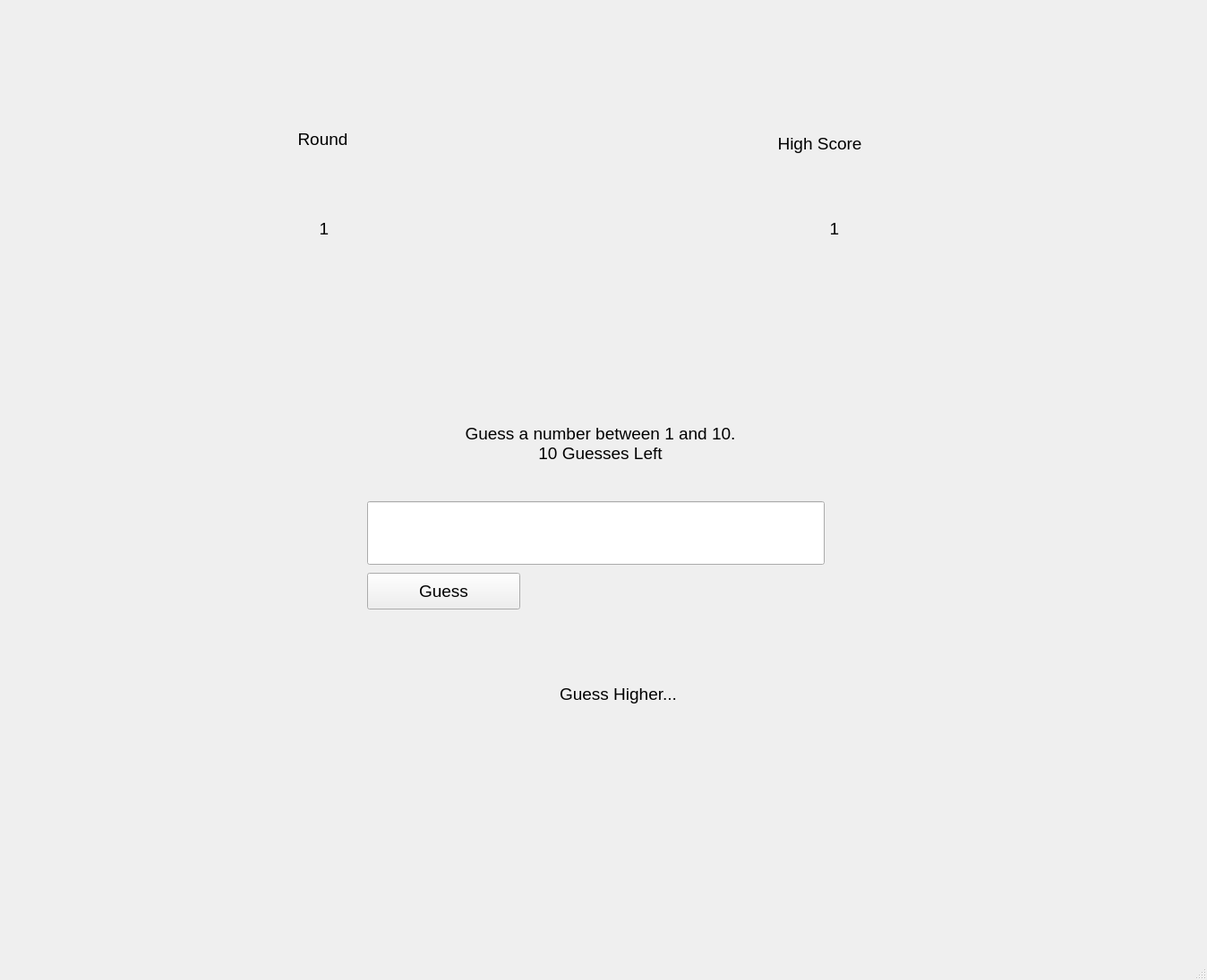
<?xml version="1.0" encoding="UTF-8"?>
<ui version="4.0">
 <class>MainWindow</class>
 <widget class="QMainWindow" name="MainWindow">
  <property name="geometry">
   <rect>
    <x>0</x>
    <y>0</y>
    <width>1348</width>
    <height>1095</height>
   </rect>
  </property>
  <property name="font">
   <font>
    <family>Arial</family>
    <pointsize>14</pointsize>
    <weight>50</weight>
    <bold>false</bold>
   </font>
  </property>
  <property name="windowTitle">
   <string>MainWindow</string>
  </property>
  <widget class="QWidget" name="centralwidget">
   <widget class="QLabel" name="round_label">
    <property name="geometry">
     <rect>
      <x>280</x>
      <y>130</y>
      <width>161</width>
      <height>51</height>
     </rect>
    </property>
    <property name="text">
     <string>Round</string>
    </property>
    <property name="alignment">
     <set>Qt::AlignCenter</set>
    </property>
   </widget>
   <widget class="QLabel" name="round_count_label">
    <property name="geometry">
     <rect>
      <x>330</x>
      <y>230</y>
      <width>64</width>
      <height>51</height>
     </rect>
    </property>
    <property name="text">
     <string>1</string>
    </property>
    <property name="alignment">
     <set>Qt::AlignCenter</set>
    </property>
   </widget>
   <widget class="QLabel" name="highscore_label">
    <property name="geometry">
     <rect>
      <x>790</x>
      <y>130</y>
      <width>251</width>
      <height>61</height>
     </rect>
    </property>
    <property name="text">
     <string>High Score</string>
    </property>
    <property name="alignment">
     <set>Qt::AlignCenter</set>
    </property>
   </widget>
   <widget class="QLabel" name="highscore_count_label">
    <property name="geometry">
     <rect>
      <x>900</x>
      <y>230</y>
      <width>64</width>
      <height>51</height>
     </rect>
    </property>
    <property name="text">
     <string>1</string>
    </property>
    <property name="alignment">
     <set>Qt::AlignCenter</set>
    </property>
   </widget>
   <widget class="QLineEdit" name="entry_box">
    <property name="geometry">
     <rect>
      <x>410</x>
      <y>560</y>
      <width>511</width>
      <height>71</height>
     </rect>
    </property>
   </widget>
   <widget class="QPushButton" name="guess_button">
    <property name="geometry">
     <rect>
      <x>410</x>
      <y>640</y>
      <width>171</width>
      <height>41</height>
     </rect>
    </property>
    <property name="text">
     <string>Guess</string>
    </property>
   </widget>
   <widget class="QLabel" name="guess_info">
    <property name="geometry">
     <rect>
      <x>290</x>
      <y>440</y>
      <width>761</width>
      <height>111</height>
     </rect>
    </property>
    <property name="text">
     <string>Guess a number between 1 and 10.
10 Guesses Left</string>
    </property>
    <property name="alignment">
     <set>Qt::AlignCenter</set>
    </property>
   </widget>
   <widget class="QLabel" name="hint">
    <property name="geometry">
     <rect>
      <x>310</x>
      <y>720</y>
      <width>761</width>
      <height>111</height>
     </rect>
    </property>
    <property name="text">
     <string>Guess Higher...</string>
    </property>
    <property name="alignment">
     <set>Qt::AlignCenter</set>
    </property>
   </widget>
  </widget>
  <widget class="QMenuBar" name="menubar">
   <property name="geometry">
    <rect>
     <x>0</x>
     <y>0</y>
     <width>1348</width>
     <height>48</height>
    </rect>
   </property>
  </widget>
  <widget class="QStatusBar" name="statusbar"/>
 </widget>
 <resources/>
 <connections/>
</ui>
